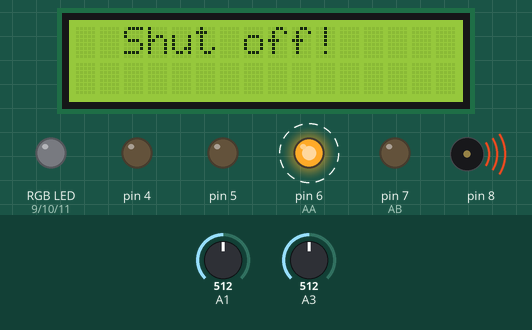
Recording of a program running on a simulated Arduino Uno, built with avr-gcc and run on an emulated ATmega328P. On the bench: 16×2 character LCD, an RGB LED mixed from three pins (HIGH = lit), output pins drawn as LEDs (lit = HIGH), buzzer (waves = sounding). Dashed ring = blinking. The inputs (shaded band) are chosen by the test bench; at power-on: A3 = 512, A1 = 512. What the program prints to the serial monitor is not drawn.

Above: at 1.2 s.
1.3 s: A3 set to 257
3.9 s: A3 set to 239
At 7.1 s:
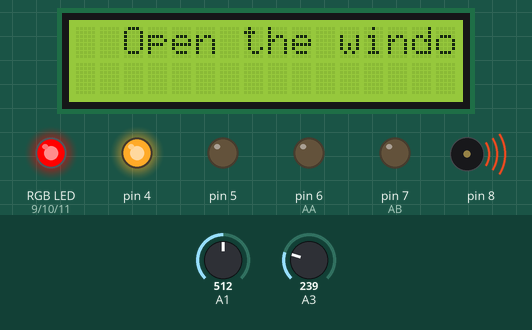
7.4 s: A3 set to 260
At 8.9 s:
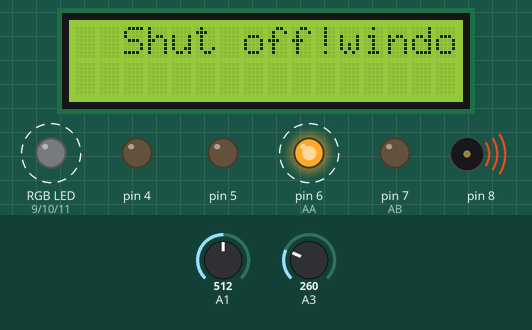
10.6 s: A3 set to 240
At 12.3 s:
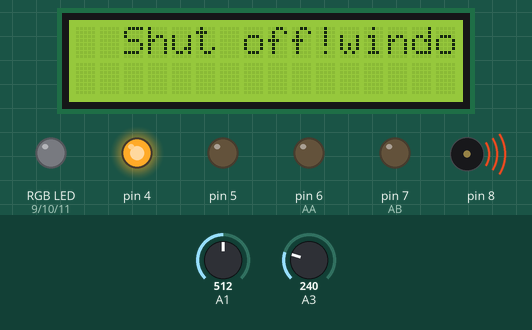
14.1 s: A1 set to 310
16.8 s: A1 set to 286
At 18.1 s:
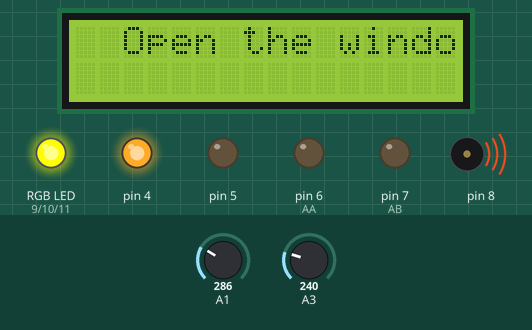
Timing chart, 0 to 19.8 s (numbered marks = the images above; inputs shaded):
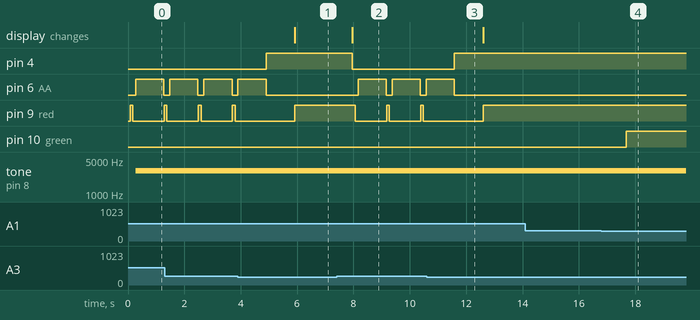

The program:

main.cpp
```cpp
#include <Arduino.h>
#include <LiquidCrystal_I2C.h>


int AA = 6; //모터 디지털핀
int AB = 7; //모터 디지털핀
int red = 9;    //RGB red
int green = 10;    //RGB green
int blue = 11;    //RGB blue
int R, G, B, air, alcohol;

LiquidCrystal_I2C lcd(0x27, 16, 2);


///////////////////////////////////////////

void setup() {
    Serial.begin(9600);
    lcd.begin(); //lcd 초기화
    lcd.backlight();    //lcd 백라이트 켜기
    for(int i = 4; i < 12; i++)
    {
        pinMode(i, OUTPUT);    //RGBled, 피에조 세팅
    }
    pinMode(A1, INPUT); //공기질
    pinMode(A3, INPUT); //알코올
}

void loop() {
    alcohol = analogRead(A3);   //알코올 입력
    Serial.println(alcohol);

    if(alcohol > 250)
    {
        lcd.setCursor(2,0);
        lcd.print("Shut off!");
        alcoholWarning();
    }
    else
    {
        digitalWrite(4, HIGH);
        air = avgAnalogRead(A1);
        airWarning(air);

    }

}


//공기질, 알코올, RGB led : 아날로그
//피에조, 수중펌프, dc 모터 : 디지털

//수중펌프 가동 시간
//공기질, 알코올 입력 받기!

void airWarning(int n)       //공기질
{
    if(n < 181)    //안전
    {
        R = 0;
        G = 255;
        B = 0;
    }

    else if (n>181 && n<300)  //경고
    {
        R = 255;
        G = 255;
        B = 0;
    }

    else    //위험
    {
        R = 255;
        G = 0;
        B = 0;
        lcd.setCursor(2,0);
        lcd.print("Open the window.");
    }

    analogWrite(red, R);
    analogWrite(green, G);
    analogWrite(blue, B);
}

void alcoholWarning()        //알코올 감지
{
    digitalWrite(4, LOW);

    //빨간색 발광
    analogWrite(red, 255);
    analogWrite(green, 0);
    analogWrite(blue, 0);

    delay(100);

    analogWrite(red, 0);

    delay(100);

    tone(8,3000);   //경고음

    digitalWrite(AA, HIGH);
    digitalWrite(AB, LOW);
    delay(1000);    //물 쏟는 시간

    digitalWrite(AA, LOW);
    digitalWrite(AB, LOW);
    return 0;
}

int avgAnalogRead(int pin)  //공기질 입력받기
{
    float value = 0;
    for(int i = 0; i < 10; i++)
    {
        value += analogRead(pin);
        delay(100);
    }

    value = value / 10;
    Serial.println(value);
    return (value);
}
```

Measured:
- the behaviour switches between 251 and 250 on A3 (found by bisection; images 0 and 1)
- the behaviour switches between 300 and 299 on A1 (found by bisection; images 3 and 4)
- after the input at 3.9 s, pin 4: LOW → HIGH after 1.0 s; pin 6 (AA): goes on until 4.9 s, then stays LOW; the display: changes after 2.0 s (image 1)
- after the input at 7.4 s, pin 4: HIGH → LOW after 0.56 s; pin 6 (AA): alternates HIGH for 1.0 s and LOW for 0.21 s, starting after 0.76 s; pin 9 (red): alternates HIGH for 0.10 s and LOW for 1.1 s, starting after 0.66 s; the display: changes after 0.56 s (image 2)
- after the input at 10.6 s, pin 4: LOW → HIGH after 0.98 s; pin 6 (AA): goes on until 11.6 s, then stays LOW
- after the input at 14.1 s, every drawn part: stays the same
- after the input at 16.8 s, pin 10 (green): LOW → HIGH after 0.87 s
- by itself, pin 6 (AA): alternates HIGH for 1.0 s and LOW for 0.21 s
